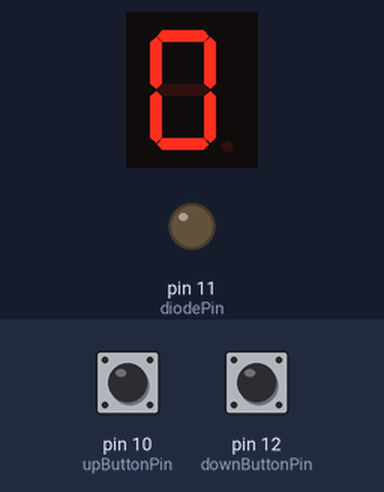
Recording of a sketch running on a simulated Arduino Uno, built with avr-gcc and run on an emulated ATmega328P. On the bench: 1-digit seven-segment display, output pins drawn as LEDs (lit = HIGH). The test bench sets the inputs (shaded band); at power-on: pin 10 (upButtonPin) LOW, pin 12 (downButtonPin) LOW.

Above: at 1.2 s.
1.3 s: pin 10 (upButtonPin) pulled HIGH for 1 s
At 3.4 s:
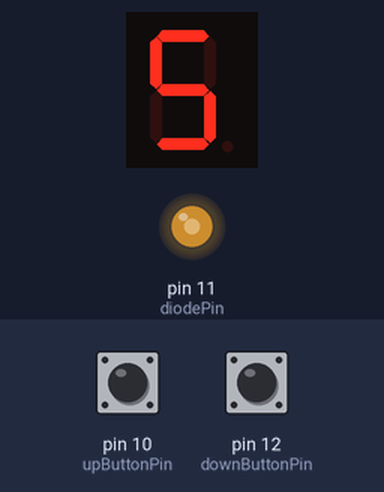
3.8 s: pin 10 (upButtonPin) pulled HIGH for 0.25 s
At 4.9 s:
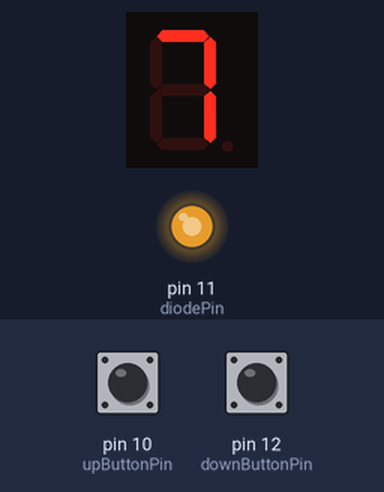
5.5 s: pin 12 (downButtonPin) pulled HIGH for 3.2 s
At 6.11 s:
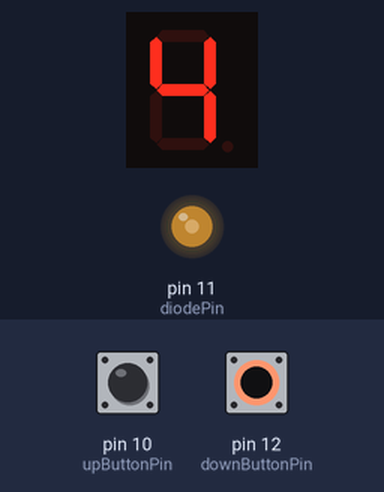
Timing chart, 0 to 8.5 s (numbered marks = the images above; inputs shaded):
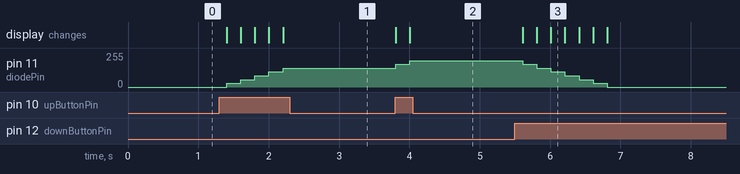

The sketch:

1digit7displayWorks.ino
```cpp
#include "SevSeg.h"
SevSeg sevseg;

int num = 0;
const int upButtonPin = 10;
const int downButtonPin = 12;
int upButtonState = LOW;
int downButtonState = LOW;
const int maxNum = 9;
const int minNum = 0;

const int diodePin = 11;

void setup(){
    byte numDigits = 1;
    byte digitPins[] = {};
    byte segmentPins[] = {6, 5, 2, 3, 4, 7, 8, 9};
    bool resistorsOnSegments = true;

    byte hardwareConfig = COMMON_CATHODE;
    sevseg.begin(hardwareConfig, numDigits, digitPins, segmentPins, resistorsOnSegments);
    sevseg.setBrightness(90);

    pinMode(upButtonPin, INPUT);
    pinMode(downButtonPin, INPUT);
    pinMode(diodePin, OUTPUT);

}

void loop(){
  /*
    for(int i = 0; i < 10; i++){
        sevseg.setNumber(i, i%2);
        delay(1000);

        }
        */
  upButtonState = digitalRead(upButtonPin);
  downButtonState = digitalRead(downButtonPin);
  if(downButtonState == HIGH){
    num--;
  }
  if(upButtonState == HIGH){
    num++;
  }
  if(num < 0){
    num = 0;
  }
  if(num > 9){
    num = 9;
  }
  analogWrite(diodePin, 255 * (num / 9.0) );
  sevseg.setNumber(num);
  sevseg.refreshDisplay();
  delay(200);
}
```

Measured:
- after the input at 1.3 s, pin 11 (diodePin): moves from 0/255 to 141/255 over 0.80 s, starting after 0.10 s; the display: first changes after 0.10 s (image 1 shows a later state)
- after the input at 3.8 s, pin 11 (diodePin): 141/255 → 170/255 at once, → 198/255 0.20 s later; the display: first changes at once (image 2 shows a later state)
- after the input at 5.5 s, pin 11 (diodePin): moves from 198/255 to 0/255 over 1.2 s, starting after 0.11 s; the display: first changes after 0.11 s (image 3 shows a later state)
